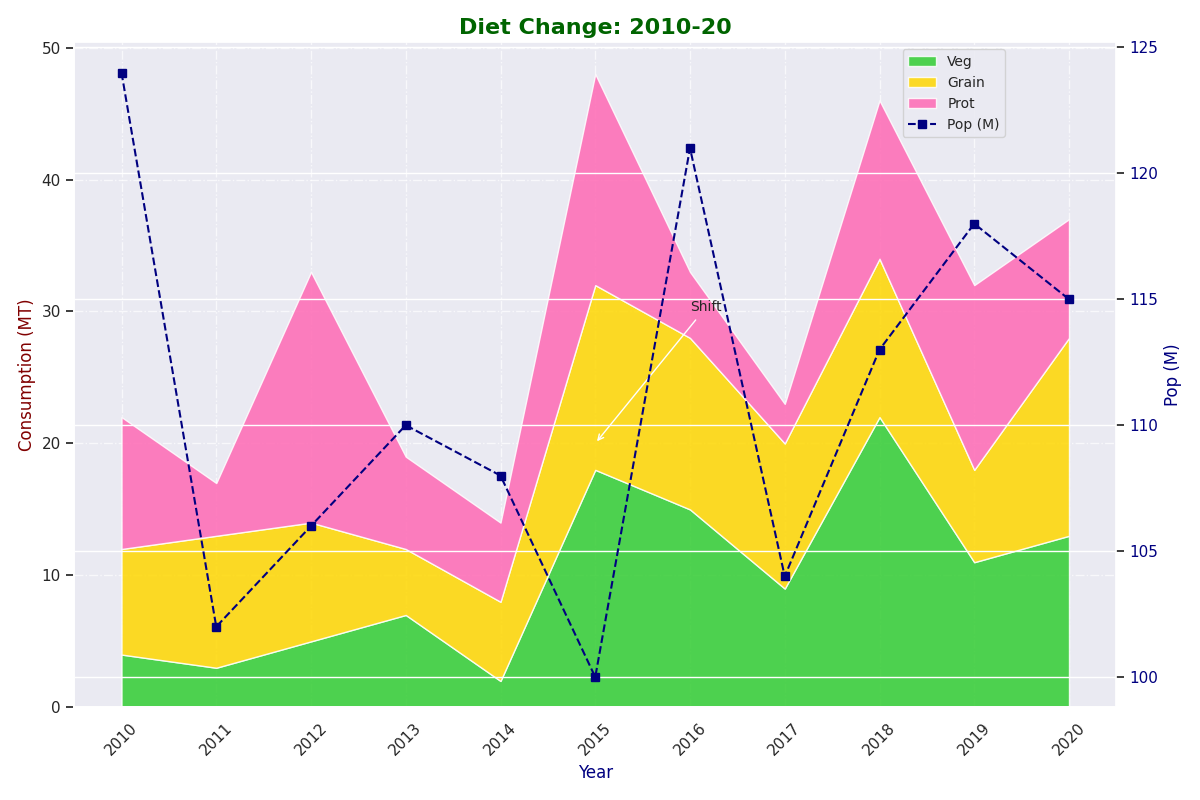

Python code for this plot:
import matplotlib.pyplot as plt
import numpy as np

years = np.arange(2010, 2021)
vegetables = np.array([4, 3, 5, 7, 2, 18, 15, 9, 22, 11, 13])  # Randomly shuffled
grains = np.array([8, 10, 9, 5, 6, 14, 13, 11, 12, 7, 15])    # Randomly shuffled
proteins = np.array([10, 4, 19, 7, 6, 16, 5, 3, 12, 14, 9])   # Randomly shuffled
population_growth = np.array([124, 102, 106, 110, 108, 100, 121, 104, 113, 118, 115])  # Randomly shuffled

fig, ax1 = plt.subplots(figsize=(12, 8))

ax1.stackplot(years, vegetables, grains, proteins,
              labels=['Veg', 'Grain', 'Prot'],
              colors=['#32CD32', '#FFD700', '#FF69B4'], alpha=0.85)

ax1.set_title('Diet Change: 2010-20', fontsize=16, fontweight='bold', color='darkgreen')
ax1.set_xlabel('Year', fontsize=12, color='navy')
ax1.set_ylabel('Consumption (MT)', fontsize=12, color='maroon')
ax1.grid(True, linestyle='-.', alpha=0.7)
ax1.set_xticks(years)
ax1.set_xticklabels(years, rotation=45)
ax1.spines['top'].set_visible(False)
ax1.spines['right'].set_visible(False)

ax2 = ax1.twinx()
ax2.plot(years, population_growth, color='navy', linestyle='--', marker='s', label='Pop (M)')
ax2.set_ylabel('Pop (M)', fontsize=12, color='navy')
ax2.tick_params(axis='y', labelcolor='navy')

lines, labels = ax1.get_legend_handles_labels()
lines2, labels2 = ax2.get_legend_handles_labels()
ax1.legend(lines + lines2, labels + labels2, loc='upper right', fontsize=10, bbox_to_anchor=(0.9, 1.0))

ax1.annotate('Shift', xy=(2015, 20), xytext=(2016, 30),
             arrowprops=dict(facecolor='red', arrowstyle='->'), fontsize=10)

plt.tight_layout()
plt.show()
